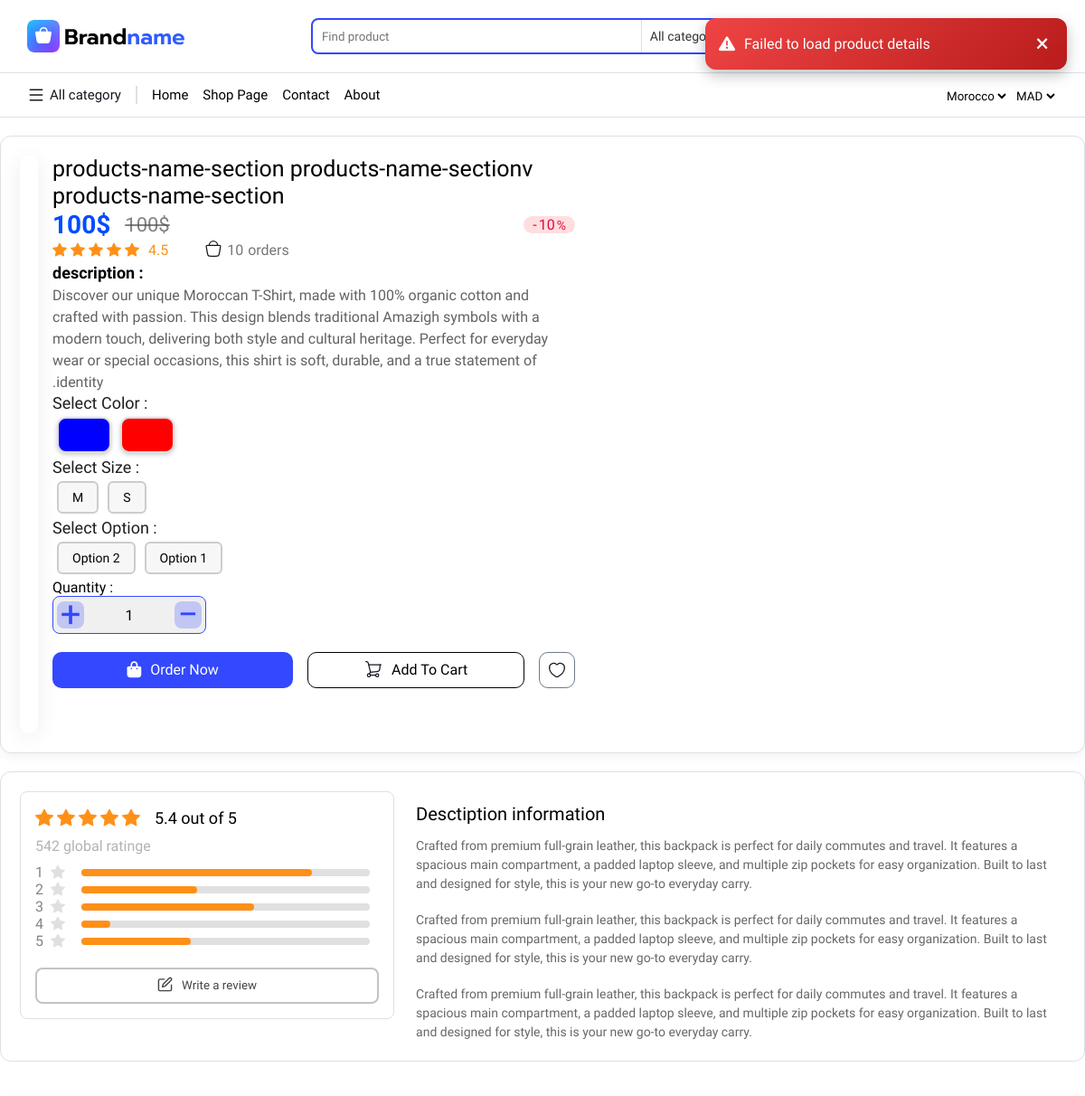
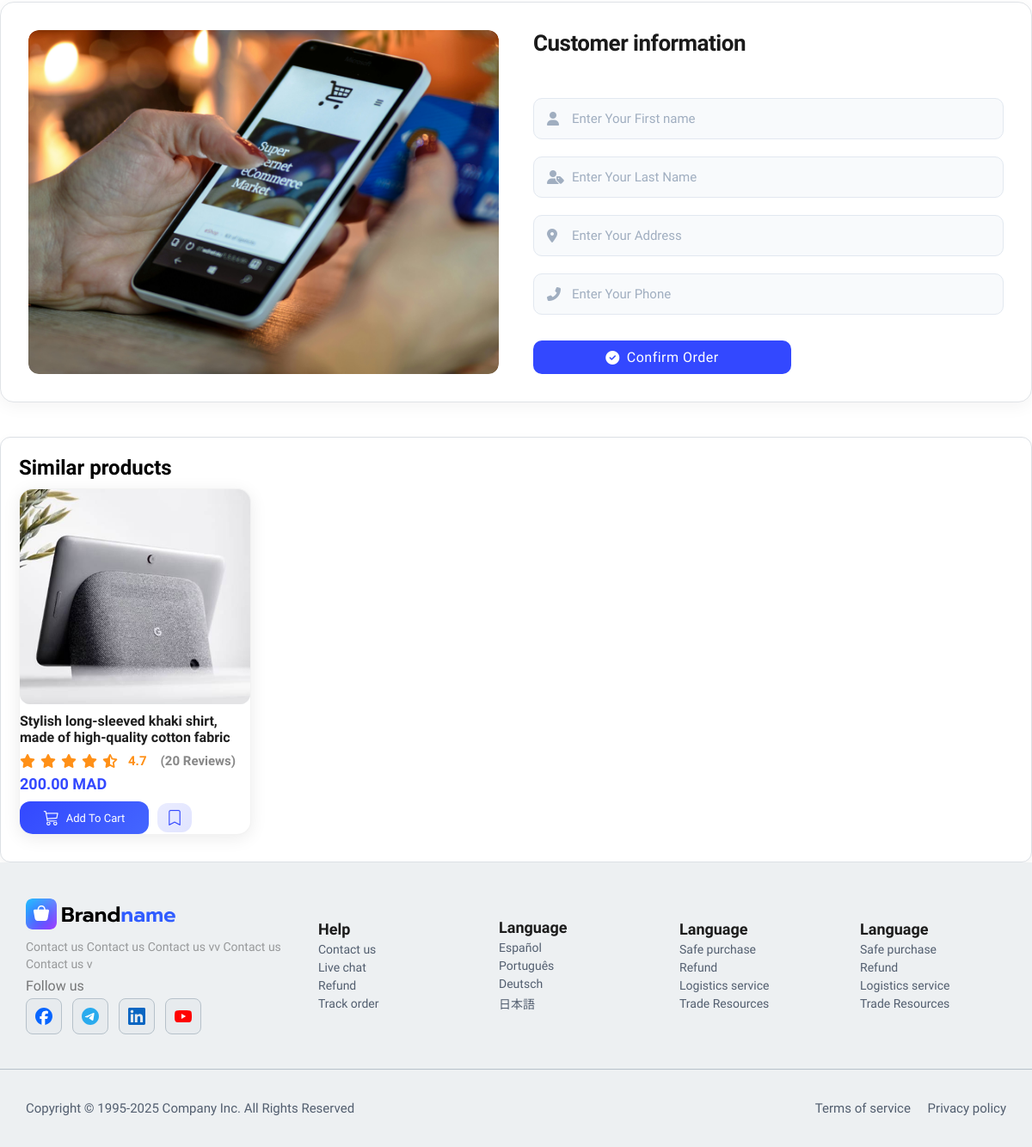
The app's page /product-details/bd7806b7143b463c918b038b7aaccdc5 with its own data (2 pictures, top to bottom).
### products/models.py (models this page shows, shortened)
class Product(models.Model):
    id = models.UUIDField(primary_key=True, default=uuid.uuid4, editable=False)
    name = models.CharField(max_length=300)
    price = models.DecimalField(max_digits=10, decimal_places=2, default=0.00)
    old_price = models.DecimalField(max_digits=10, decimal_places=2, null=True, blank=True)
    discount = models.DecimalField(max_digits=4, decimal_places=2, default=0, null=True, blank=True)
    description_1 = models.TextField()
    description_2 = models.TextField(null=True, blank=True)
    description_3 = models.TextField(null=True, blank=True)
    image_1 = models.ImageField(upload_to='products/')
    image_2 = models.ImageField(upload_to='products/', null=True, blank=True)
    image_3 = models.ImageField(upload_to='products/', null=True, blank=True)
    image_4 = models.ImageField(upload_to='products/', null=True, blank=True)
    image_5 = models.ImageField(upload_to='products/', null=True, blank=True)
    image_6 = models.ImageField(upload_to='products/', null=True, blank=True)
    image_7 = models.ImageField(upload_to='products/', null=True, blank=True)
    image_8 = models.ImageField(upload_to='products/', null=True, blank=True)
    image_9 = models.ImageField(upload_to='products/', null=True, blank=True)
    image_10 = models.ImageField(upload_to='products/', null=True, blank=True)
    is_active = models.BooleanField(default=True)
    sales_count = models.PositiveIntegerField(default=0)
    categories = models.ManyToManyField('Category', related_name='products', blank=True)
    options = models.ManyToManyField('Option', related_name='products', blank=True)
    color = models.ManyToManyField('Color', related_name='products', blank=True)
    size = models.ManyToManyField('Size', related_name='products', blank=True)
    created_at = models.DateTimeField(auto_now_add=True)
    updated_at = models.DateTimeField(auto_now=True)
    class Meta:
        ordering = ['-created_at']

### website/views.py (the view)
# urls.py: path('product-details/<str:pk>',views.Product_Details,name='Product_Details'),
def Product_Details(request, pk):
    product = get_object_or_404(Product, id=pk)
    similar_products = Product.objects.filter(
        categories__in=product.categories.all()
    ).exclude(id=product.id).distinct()[:8]
    for p in similar_products:
        rating_info = p.ratings.aggregate(avg_rating=Avg('rating'), count=Count('id'))
        avg = rating_info['avg_rating'] or 0
        p.avg_rating = avg
        p.review_count = rating_info['count'] or 0
        full_stars = floor(avg)  # نجوم كاملة
        half_star = 1 if (avg - full_stars) >= 0.5 else 0  # نصف نجمة إذا >=0.5
        empty_stars = 5 - full_stars - half_star  # باقي النجوم فارغة
        p.full_stars = range(full_stars)
        p.half_star = half_star
        p.empty_stars = range(empty_stars)
    base_context = Base(request)
    context = {"similar_products": similar_products}
    context.update(base_context)
    return render(request, 'product-details.html', context)

### website/templates/product-details.html (shortened to what this page needs)
{% extends 'base.html' %}
{% load static %}
{% block content %}
<link rel="stylesheet" href="{% static 'css/product-details.css' %}">
<section  class="container">
    <div class="products-gallery">
    </div>
    <link rel="stylesheet" href="https://unpkg.com/swiper/swiper-bundle.min.css"/>
    <div class="product-details">
        <div id="products-name-section" class="products-name-section">
            products-name-section products-name-sectionv products-name-section
        </div>
        <div class="product-prices-section">
            <span id="products-main-price" class="products-main-price">100$</span>
            <span id="products-old-price" class="products-old-price">100$</span>
            <span  class="products-descounte">
                <span>-</span>
                <span id="products-descounte-count">10</span>
                <span class="poursinte">%</span>
            </span>
        </div>
        <div class="product-range-section">
            <div class="range-stars">
                <i class="bi bi-star-fill"></i>
                <i class="bi bi-star-fill"></i>
                <i class="bi bi-star-fill"></i>
                <i class="bi bi-star-fill bi-star-fill2"></i>
                <i class="bi bi-star-fill bi-star-fill2"></i>
            </div>
            <span class="range-count">4.5</span>
            <span class="orsers-count">
                <span><img  src="\static\imges\icon\shopping-basket-01.svg" alt=""></span>
                <span>10 </span>
                <span>orders </span>
            </span>
        </div>
        <div class="product-description">
            <div class="product-description-title">
             : description
            </div>
            <div id="product-description-main" class="product-description-main">
            Discover our unique Moroccan T-Shirt, made with 100% organic cotton and crafted with passion. This design blends traditional Amazigh symbols with a modern touch, delivering both style and cultural heritage. Perfect for everyday wear or special occasions, this shirt is soft, durable, and a true statement of identity.
            </div>
        </div>
        <div id="product-color-section-sectopn" class="product-color-section">
            <div class="option-section-title">
                <h1>: Select Color</h1>
            </div>
            <div id="main-color-section-box" class="mina-option-section-32">
                <label for="color-red" class="color-label" style="background-color: red;"></label>
                <label for="color-blue" class="color-label" style="background-color: blue;"></label>
            </div>
        </div>
        <div id="product-size-section-sectopn" class="product-size-section">
            <div class="option-section-title">
                <h1>: Select Size</h1>
            </div>
            <div id="main-size-section-box" class="mina-option-section-32">
                <label for="size-s" class="size-label">S</label>
                <label for="size-m" class="size-label">M</label>
            </div>
        </div>
        <div id="product-option-section-sectopn" class="product-option-section">
            <div class="option-section-title">
                <h1>: Select Option</h1>
            </div>
            <div id="main-option-section-box" class="mina-option-section-32">
                <label for="option-1" class="option-label">Option 1</label>
                <label for="option-2" class="option-label">Option 2</label>
            </div>
        </div>
        <div class="product-quantity-section">
            <label class="option-section-title" for="quantity"> : Quantity</label>
            <div class="quantity-controls">
                <button onclick="decrementQuantity()" class="qty-btn minus">−</button>
                <input type="number" id="quantity" name="quantity" value="1" min="1" class="no-arrows">
                <button onclick="incrementQuantity()" class="qty-btn plus">+</button>
            </div>
        </div>
        <div class="product-buttons-section">
                <a href="#order-section" class="order-now-btn">
                    <span>Order Now</span>
                    <span><i class="fa-solid fa-bag-shopping"></i></span>
                </a>
            <button class="add-to-cart-btn">
                <span>Add To Cart</span>
                <span><img src="\static\imges\icon\Style=Stroke, Type=Rounded (1).svg" alt=""></span>
            </button>
            <button class="add-Saved-btn">
                <span><img src="\static\imges\icon\add-Saved-btn.svg" alt=""></span>
            </button>
        </div>
    </div>
</section>
<div class="product-description-and-review">
    <div class="add-review-card">
        <div class="review-section-title">
            <div class="">
                <i class="bi bi-star-fill"></i>
                <i class="bi bi-star-fill"></i>
                <i class="bi bi-star-fill"></i>
                <i class="bi bi-star-fill"></i>
                <i class="bi bi-star-fill"></i>
            </div>
            <span class="out-of">
                5.4 out of 5
            </span>
        </div>
        <div class="review-section-title-2">
            542 global ratinge
        </div>
        <div class="review-statistic">
            <div class="review-section-title-count">
                <div class="review-info">
                    <span class="review-info-number">1</span>
                    <span  class="review-info-star-logo"><i class="bi bi-star-fill bi-star-fill2"></i></span>
                    <span class="review-info-main-range">
                        <span  style="width: 80%;" class="review-info-dev-range"></span>
                    </span>
                </div>
                <div class="review-info">
                    <span class="review-info-number">2</span>
                    <span  class="review-info-star-logo"><i class="bi bi-star-fill bi-star-fill2"></i></span>
                    <span class="review-info-main-range">
                        <span style="width: 40%;" class="review-info-dev-range"></span>
                    </span>
                </div>
                <div class="review-info">
                    <span class="review-info-number">3</span>
                    <span  class="review-info-star-logo"><i class="bi bi-star-fill bi-star-fill2"></i></span>
                    <span class="review-info-main-range">
                        <span style="width: 60%;" class="review-info-dev-range"></span>
                    </span>
                </div>
                <div class="review-info">
                    <span class="review-info-number">4</span>
                    <span  class="review-info-star-logo"><i class="bi bi-star-fill bi-star-fill2"></i></span>
                    <span class="review-info-main-range">
                        <span  style="width: 10%;" class="review-info-dev-range"></span>
                    </span>
                </div>
                <div class="review-info">
                    <span class="review-info-number">5</span>
                    <span  class="review-info-star-logo"><i class="bi bi-star-fill bi-star-fill2"></i></span>
                    <span class="review-info-main-range">
                        <span  style="width: 38%;" class="review-info-dev-range"></span>
                    </span>
                </div>
            </div>
        </div>
        <div id="openReviewModal" class="add-review-btn">
            <button>
                <span>Write a review</span>
                <span>
                </span>
            </button>
        </div>
    </div>
    <div class="all-desctiption-info">
        <h1>Desctiption information</h1>
        <p id="desctiption_1">
            Crafted from premium full-grain leather, this backpack is perfect for daily commutes and travel.
            It features a spacious main compartment, a padded laptop sleeve, and multiple zip pockets for easy organization.
            Built to last and designed for style, this is your new go-to everyday carry.
        </p>
        <br>
        <p id="desctiption_2">
            Crafted from premium full-grain leather, this backpack is perfect for daily commutes and travel.
            It features a spacious main compartment, a padded laptop sleeve, and multiple zip pockets for easy organization.
            Built to last and designed for style, this is your new go-to everyday carry.
        </p>
        <br>
        <p id="desctiption_3">
            Crafted from premium full-grain leather, this backpack is perfect for daily commutes and travel.
            It features a spacious main compartment, a padded laptop sleeve, and multiple zip pockets for easy organization.
            Built to last and designed for style, this is your new go-to everyday carry.
        </p>
    </div>
</div>
<div id="order-section" class="order-section">
    <div class="order-image">
        <img src="\static\imges\icon\pexels-asphotograpy-230544.jpg" alt="Product image">
    </div>
<div class="order-form">
    <div class="order-title">
        <h2>Customer information</h2>
    </div>
    <div class="create-order-data">
        <div class="form-group">
            <div class="input-with-icon">
                <i class="fas fa-user icon"></i>
                <input type="text" id="firstName" placeholder="Enter Your First name" name="firstName" required>
            </div>
        </div>
        <div class="form-group">
            <div class="input-with-icon">
                <i class="fas fa-user-tag icon"></i>
                <input type="text" id="lastName" placeholder="Enter Your Last Name" name="lastName" required>
            </div>
        </div>
        <div class="form-group">
            <div class="input-with-icon">
                <i class="fas fa-map-marker-alt icon"></i>
                <input type="text" id="address" placeholder="Enter Your Address" name="address" required>
            </div>
        </div>
        <div class="form-group">
            <div class="input-with-icon">
                <i class="fas fa-phone-alt icon"></i>
                <input type="tel" id="phone" name="phone" placeholder="Enter Your Phone" required>
            </div>
        </div>
        <button onclick="ConfirmOrder()" type="button" class="submit-button">
            <i class="fas fa-check-circle"></i> Confirm Order
        </button>
    </div>
</div>
</div>
{% if similar_products %}
 <section class="products-section-2">
    <h1>Similar products</h1>
    <div class="products-grid-2">
        {% for card in  similar_products %}
            <div class="product-card">
                <div onclick="viewProductdetailes('{{ card.id }}')" class="products-img">
                    {% if card.image_1 %}
                        <img src="{{ card.image_1.url }}" alt="{{ card.name }}">
                    {% else %}
                        <img src="\static\imges\istockphoto-1147544807-612x612.jpg" alt="Default Image">
                    {% endif %}
                </div>
                <div class="products-name">
                    {{card.name}}
                </div>
                <div class="products-range">
                    {% for _ in card.full_stars %}
                        <i class="fa-solid fa-star" style="color: #FF9017;"></i>
                    {% endfor %}
                    {% if card.half_star %}
                        <i class="fa-solid fa-star-half-stroke" style="color: #FF9017;"></i>
                    {% endif %}
                    <br>
                    <span>{{ card.avg_rating|floatformat:1 }}</span>
                    {% if card.review_count > 0 %}
                        <span class="order-count">({{ card.review_count }} Reviews)</span>
                    {% else %}
                        <span class="order-count">(No Reviews)</span>
                    {% endif %}
                </div>
                <div class="products-prices">
                    <span class="main-price">{{ card.price }} {{currency}}</span>
                </div>
                <div class="product-add-to-cart-btn">
                    <button onclick="addToCart({ product_id: '{{ card.id }}', quantity: 1 })" class="add-to-cart-btn">
                        <span>Add To Cart</span>
                        <i class="bi bi-cart3"></i>
                    </button>
                    <main onclick="addToWishlist('{{ card.id }}')"><i class="bi bi-bookmark"></i></main>
                </div>
            </div>
        {% endfor %}
    </div>
</section>
{% endif %}
{% endblock %}

### records on screen
Product: image_1 (picture), name "Stylish long-sleeved khaki shirt, made of high-quality cotton fabric", avg_rating "4.7", review_count "20", price "200.00", currency "MAD"

### other values on screen
form field value "Morocco"
form field value "MAD"
